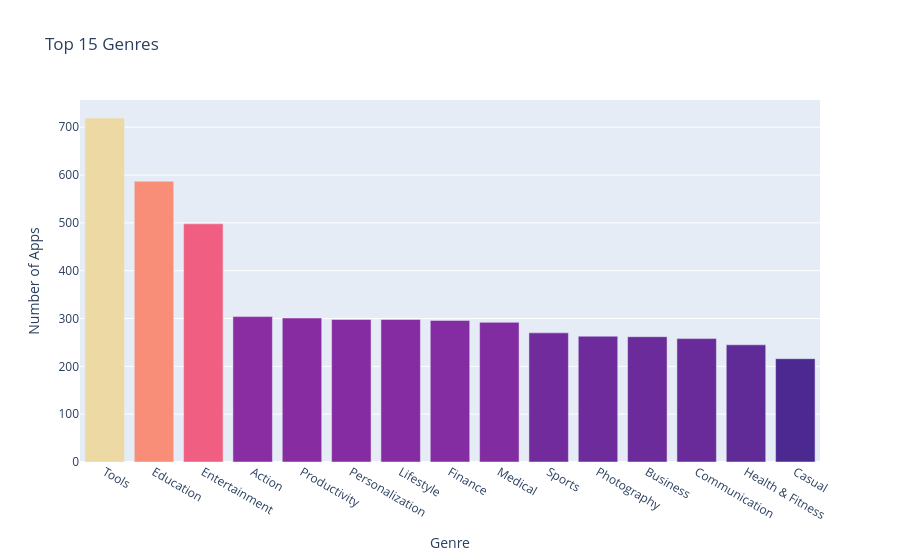

The cell this chart's notebook holds for it:
### Markdown cell above
**Challenge**: Can you create this chart with the Series containing the genre data? 

<img src=https://imgur.com/DbcoQli.png width=400>

Try experimenting with the built in colour scales in Plotly. You can find a full list [here](https://plotly.com/python/builtin-colorscales/). 

* Find a way to set the colour scale using the color_continuous_scale parameter. 
* Find a way to make the color axis disappear by using coloraxis_showscale.

### Code cell
bar = px.bar(
    x=num_genres.index[:15],
    y=num_genres.values[:15],
    title="Top 15 Genres",
    hover_name=num_genres.index[:15],
    color=num_genres.values[:15],
    color_continuous_scale="Agsunset",
)

bar.update_layout(
    xaxis_title="Genre", yaxis_title="Number of Apps", coloraxis_showscale=False
)
bar.show()

### Figure 1 — Plotly figure (JSON) as saved in the notebook; plotly's stock layout.template omitted (floating-point values rounded to 4 significant figures)
{"data": [{"hovertemplate": "<b>%{hovertext}</b><br><br>x=%{x}<br>y=%{y}<br>color=%{marker.color}<extra></extra>", "hovertext": ["Tools", "Education", "Entertainment", "Action", "Productivity", "Personalization", "Lifestyle", "Finance", "Medical", "Sports", "Photography", "Business", "Communication", "Health & Fitness", "Casual"], "legendgroup": "", "marker": {"color": [719, 587, 498, 304, 301, 298, 298, 296, 292, 270, 263, 262, 258, 245, 216], "coloraxis": "coloraxis", "pattern": {"shape": ""}}, "name": "", "orientation": "v", "showlegend": false, "textposition": "auto", "type": "bar", "x": ["Tools", "Education", "Entertainment", "Action", "Productivity", "Personalization", "Lifestyle", "Finance", "Medical", "Sports", "Photography", "Business", "Communication", "Health & Fitness", "Casual"], "xaxis": "x", "y": [719, 587, 498, 304, 301, 298, 298, 296, 292, 270, 263, 262, 258, 245, 216], "yaxis": "y"}], "layout": {"barmode": "relative", "coloraxis": {"autocolorscale": false, "colorbar": {"title": {"text": "color"}}, "colorscale": [[0, "rgb(75, 41, 145)"], [0.1667, "rgb(135, 44, 162)"], [0.3333, "rgb(192, 54, 157)"], [0.5, "rgb(234, 79, 136)"], [0.6667, "rgb(250, 120, 118)"], [0.8333, "rgb(246, 169, 122)"], [1, "rgb(237, 217, 163)"]], "showscale": false}, "legend": {"tracegroupgap": 0}, "title": {"text": "Top 15 Genres"}, "xaxis": {"anchor": "y", "domain": [0, 1], "title": {"text": "Genre"}}, "yaxis": {"anchor": "x", "domain": [0, 1], "title": {"text": "Number of Apps"}}}}
